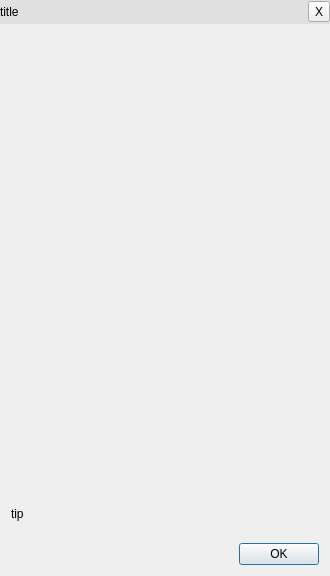
<?xml version="1.0" encoding="UTF-8"?>
<ui version="4.0">
 <class>PropertyWidgetClass</class>
 <widget class="QDialog" name="PropertyWidgetClass">
  <property name="geometry">
   <rect>
    <x>0</x>
    <y>0</y>
    <width>330</width>
    <height>576</height>
   </rect>
  </property>
  <property name="windowTitle">
   <string>PropertyWidget</string>
  </property>
  <property name="styleSheet">
   <string notr="true">#titleWidget 
{
	min-height:24px;
	background:#e1e0e0;
}</string>
  </property>
  <layout class="QVBoxLayout" name="verticalLayout">
   <property name="spacing">
    <number>0</number>
   </property>
   <property name="leftMargin">
    <number>0</number>
   </property>
   <property name="topMargin">
    <number>0</number>
   </property>
   <property name="rightMargin">
    <number>0</number>
   </property>
   <property name="bottomMargin">
    <number>0</number>
   </property>
   <item>
    <widget class="QWidget" name="titleWidget" native="true">
     <property name="sizePolicy">
      <sizepolicy hsizetype="Preferred" vsizetype="Preferred">
       <horstretch>0</horstretch>
       <verstretch>0</verstretch>
      </sizepolicy>
     </property>
     <layout class="QHBoxLayout" name="horizontalLayout_2">
      <property name="spacing">
       <number>0</number>
      </property>
      <property name="leftMargin">
       <number>0</number>
      </property>
      <property name="topMargin">
       <number>0</number>
      </property>
      <property name="rightMargin">
       <number>0</number>
      </property>
      <property name="bottomMargin">
       <number>0</number>
      </property>
      <item>
       <widget class="QLabel" name="title">
        <property name="text">
         <string>title</string>
        </property>
       </widget>
      </item>
      <item>
       <spacer name="horizontalSpacer_2">
        <property name="orientation">
         <enum>Qt::Horizontal</enum>
        </property>
        <property name="sizeHint" stdset="0">
         <size>
          <width>272</width>
          <height>20</height>
         </size>
        </property>
       </spacer>
      </item>
      <item>
       <widget class="QToolButton" name="closeBtn">
        <property name="text">
         <string>X</string>
        </property>
       </widget>
      </item>
     </layout>
    </widget>
   </item>
   <item>
    <widget class="QScrollArea" name="scrollArea">
     <property name="sizePolicy">
      <sizepolicy hsizetype="Expanding" vsizetype="Expanding">
       <horstretch>0</horstretch>
       <verstretch>0</verstretch>
      </sizepolicy>
     </property>
     <property name="frameShape">
      <enum>QFrame::NoFrame</enum>
     </property>
     <property name="widgetResizable">
      <bool>true</bool>
     </property>
     <widget class="QWidget" name="scrollAreaWidgetContents">
      <property name="geometry">
       <rect>
        <x>0</x>
        <y>0</y>
        <width>330</width>
        <height>481</height>
       </rect>
      </property>
      <layout class="QVBoxLayout" name="verticalLayout_3"/>
     </widget>
    </widget>
   </item>
   <item>
    <widget class="QWidget" name="widget_2" native="true">
     <layout class="QVBoxLayout" name="verticalLayout_2">
      <item>
       <widget class="QLabel" name="tipWidget">
        <property name="text">
         <string>tip</string>
        </property>
       </widget>
      </item>
     </layout>
    </widget>
   </item>
   <item>
    <widget class="QWidget" name="widget_3" native="true">
     <property name="sizePolicy">
      <sizepolicy hsizetype="Preferred" vsizetype="Preferred">
       <horstretch>0</horstretch>
       <verstretch>0</verstretch>
      </sizepolicy>
     </property>
     <layout class="QHBoxLayout" name="horizontalLayout">
      <item>
       <spacer name="horizontalSpacer">
        <property name="orientation">
         <enum>Qt::Horizontal</enum>
        </property>
        <property name="sizeHint" stdset="0">
         <size>
          <width>228</width>
          <height>20</height>
         </size>
        </property>
       </spacer>
      </item>
      <item>
       <widget class="QPushButton" name="OKBtn">
        <property name="text">
         <string>OK</string>
        </property>
       </widget>
      </item>
     </layout>
    </widget>
   </item>
  </layout>
 </widget>
 <layoutdefault spacing="6" margin="11"/>
 <resources>
  <include location="PropertyWidget.qrc"/>
 </resources>
 <connections/>
</ui>
